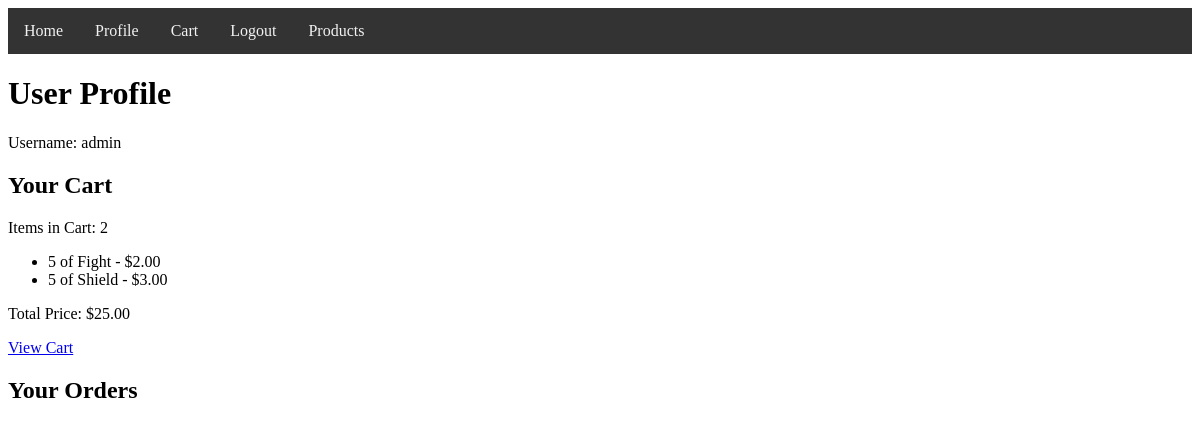
The app's page /profile/ (signed in), older data.
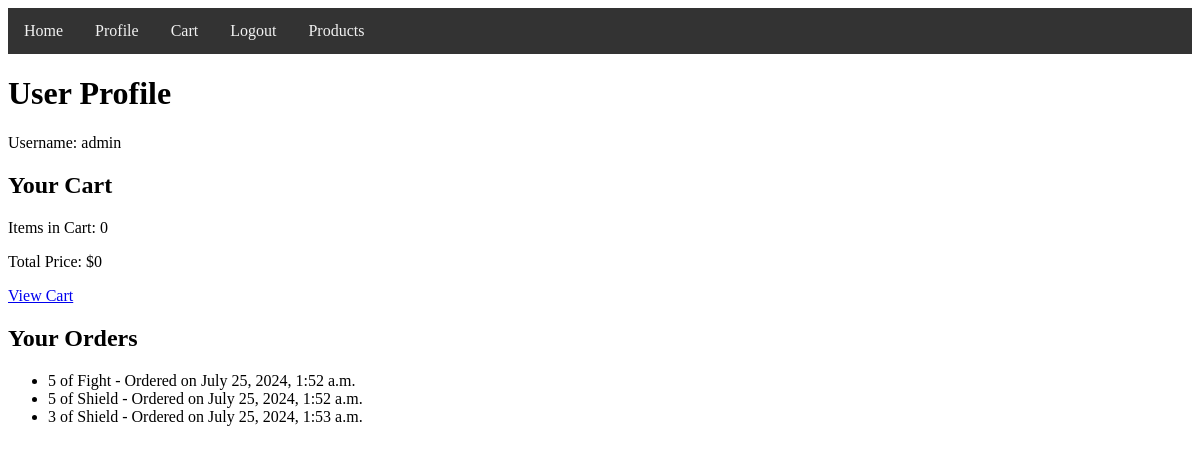
The same page, newer data.
### shop/models.py (models this page shows, shortened)
class CartItem(models.Model):
    user = models.ForeignKey(User, on_delete=models.CASCADE)
    product = models.ForeignKey(Product, on_delete=models.CASCADE)
    quantity = models.PositiveIntegerField(default=1)

class Product(models.Model):
    name = models.CharField(max_length=255)
    description = models.TextField()
    price = models.DecimalField(max_digits=10, decimal_places=2)
    stock = models.PositiveIntegerField()

class Order(models.Model):
    user = models.ForeignKey(User, on_delete=models.CASCADE)
    product = models.ForeignKey(Product, on_delete=models.CASCADE)
    quantity = models.PositiveIntegerField()
    ordered_at = models.DateTimeField(auto_now_add=True)

### shop/views.py (the view)
# urls.py: path('profile/', views.profile, name='profile'),
@login_required
def profile(request):
    cart_items = CartItem.objects.filter(user=request.user)
    cart_items_count = cart_items.count()
    total_price = sum(item.product.price * item.quantity for item in cart_items)
    return render(request, 'shop/profile.html', {
        'cart_items': cart_items,
        'cart_items_count': cart_items_count,
        'total_price': total_price
    })

### shop/templates/shop/profile.html (shortened to what this page needs)
{% extends 'shop/base.html' %}
{% block content %}
<h1>User Profile</h1>
<p>Username: {{ user.username }}</p>
<h2>Your Cart</h2>
<p>Items in Cart: {{ cart_items_count }}</p>
<ul>
    {% for item in cart_items %}
        <li>{{ item.quantity }} of {{ item.product.name }} - ${{ item.product.price }}</li>
    {% endfor %}
</ul>
<p>Total Price: ${{ total_price }}</p>
<a href="{% url 'cart' %}">View Cart</a>
<h2>Your Orders</h2>
<ul>
    {% for order in user.order_set.all %}
        <li>{{ order.quantity }} of {{ order.product.name }} - Ordered on {{ order.ordered_at }}</li>
    {% endfor %}
</ul>
{% endblock %}

### shop/templates/shop/base.html (shortened to what this page needs)
<!DOCTYPE html>
<html>
<head>
</head>
<body>
    <nav>
        <a href="{% url 'homepage' %}">Home</a>
        {% if user.is_authenticated %}
            <a href="{% url 'profile' %}">Profile</a>
            <a href="{% url 'cart' %}">Cart</a>
            <a href="{% url 'logout' %}">Logout</a>
        {% else %}
            <a href="{% url 'login' %}">Login</a>
            <a href="{% url 'register' %}">Register</a>
        {% endif %}
        <a href="{% url 'product_list' %}">Products</a>
    </nav>
    {% block content %}
    {% endblock %}
</body>
</html>

### shop/templates/shop/base.html (style rules this page uses)
nav { background-color: #333; overflow: hidden; }
nav a { float: left; display: block; color: #f2f2f2; text-align: center; padding: 14px 16px; text-decoration: none; }

Row changes from the older to the newer data that the page shows:
removed CartItem: quantity "5", product.name "Fight", product.price "2.00"
removed CartItem: quantity "5", product.name "Shield", product.price "3.00"
added Order: quantity "5", product.name "Fight", ordered_at "July 25, 2024, 1:52 a.m."
added Order: quantity "5", product.name "Shield", ordered_at "July 25, 2024, 1:52 a.m."
added Order: quantity "3", product.name "Shield", ordered_at "July 25, 2024, 1:53 a.m."
Text that changed along with them:
{{ cart_items_count }}: "2" → "0"
{{ total_price }}: "25.00" → "0"
